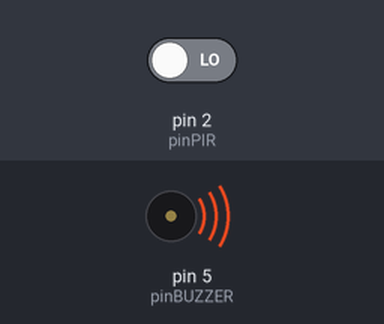
This sketch was run on a simulated Arduino Uno, built with avr-gcc and run on an emulated ATmega328P. On the bench: buzzer (waves = sounding, pin HIGH). The inputs (shaded band) are chosen by the test bench; at power-on: pin 2 (pinPIR) LOW. What the sketch prints to the serial monitor is not drawn.

Above: at 0.05 s.
Timing chart, 0 to 3.0 s (numbered marks = the images above):
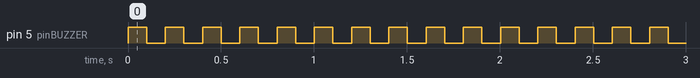

Measured:
- by itself, pin 5 (pinBUZZER): alternates HIGH for 0.10 s and LOW for 0.10 s

The sketch:

1._SENSOR_PIR.ino
```cpp
int pinPIR=2;
int pinBUZZER=5;


void setup() {
  Serial.begin(9600);
  pinMode(pinPIR,INPUT);
  pinMode(pinBUZZER,OUTPUT);

}

void loop() {
  //BACA SESNOR
  int bacaPIR=digitalRead(pinPIR);

  //PRINT TO SERIAL
  Serial.print("PIR");
  Serial.print(bacaPIR);
  Serial.println();//UNTUK ENTER

  //LOGIKA
  if(bacaPIR=1){
    Serial.println("AWAS ADA MALING!!!");
    digitalWrite(pinBUZZER,HIGH);
    delay(100);
    digitalWrite(pinBUZZER,LOW);
    delay(100);
  }else{
    Serial.println("AMAN BOSS QU");
    digitalWrite(pinBUZZER,LOW);
  }


}
```
